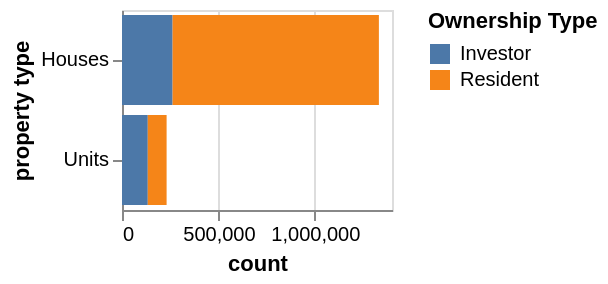

Describe this chart as a Vega-Lite specification.
### Vega-Lite specification from a JSON file in a GitHub repository (floating-point values rounded to 4 significant figures)
{"$schema": "https://vega.github.io/schema/vega-lite/v5.json", "width": 135, "height": 100, "data": {"values": [{"ptype": "Houses", "own_type": "Investor ", "count": 262412}, {"ptype": "Units", "own_type": "Investor ", "count": 133689}, {"ptype": "Houses", "own_type": "Resident ", "count": 1069628}, {"ptype": "Units", "own_type": "Resident ", "count": 97607}]}, "mark": "bar", "encoding": {"x": {"field": "count", "type": "quantitative"}, "y": {"field": "ptype", "type": "nominal", "title": "property type"}, "color": {"field": "own_type", "title": "Ownership Type"}}}
